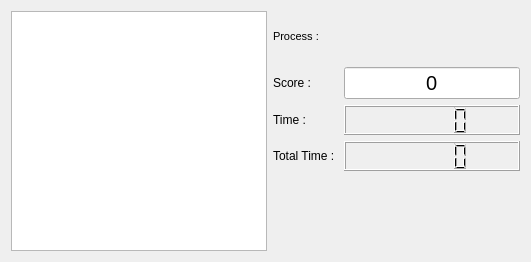
          <widget class="QWidget" name="detectModeMainPage">
           <layout class="QVBoxLayout" name="verticalLayout_16">
            <item>
             <layout class="QHBoxLayout" name="horizontalLayout_2" stretch="1,0">
              <item>
               <widget class="QTableView" name="processTableView">
                <property name="selectionMode">
                 <enum>QAbstractItemView::NoSelection</enum>
                </property>
                <property name="selectionBehavior">
                 <enum>QAbstractItemView::SelectColumns</enum>
                </property>
               </widget>
              </item>
              <item>
               <layout class="QVBoxLayout" name="verticalLayout_7" stretch="0,0,0">
                <item>
                 <layout class="QFormLayout" name="formLayout">
                  <property name="formAlignment">
                   <set>Qt::AlignLeading|Qt::AlignLeft|Qt::AlignVCenter</set>
                  </property>
                  <item row="0" column="0">
                   <widget class="QLabel" name="processLabel">
                    <property name="sizePolicy">
                     <sizepolicy hsizetype="Preferred" vsizetype="Expanding">
                      <horstretch>0</horstretch>
                      <verstretch>0</verstretch>
                     </sizepolicy>
                    </property>
                    <property name="font">
                     <font>
                      <pointsize>8</pointsize>
                     </font>
                    </property>
                    <property name="text">
                     <string>Process : </string>
                    </property>
                   </widget>
                  </item>
                  <item row="0" column="1">
                   <widget class="QLabel" name="processDisplay">
                    <property name="minimumSize">
                     <size>
                      <width>0</width>
                      <height>50</height>
                     </size>
                    </property>
                    <property name="font">
                     <font>
                      <pointsize>12</pointsize>
                     </font>
                    </property>
                    <property name="text">
                     <string/>
                    </property>
                    <property name="wordWrap">
                     <bool>true</bool>
                    </property>
                   </widget>
                  </item>
                  <item row="1" column="0">
                   <widget class="QLabel" name="scoreLabel">
                    <property name="sizePolicy">
                     <sizepolicy hsizetype="Preferred" vsizetype="Expanding">
                      <horstretch>0</horstretch>
                      <verstretch>0</verstretch>
                     </sizepolicy>
                    </property>
                    <property name="text">
                     <string>Score : </string>
                    </property>
                   </widget>
                  </item>
                  <item row="1" column="1">
                   <widget class="QLineEdit" name="scoreDisplay">
                    <property name="font">
                     <font>
                      <pointsize>15</pointsize>
                     </font>
                    </property>
                    <property name="text">
                     <string>0</string>
                    </property>
                    <property name="alignment">
                     <set>Qt::AlignCenter</set>
                    </property>
                   </widget>
                  </item>
                  <item row="2" column="0">
                   <widget class="QLabel" name="timeLabel">
                    <property name="sizePolicy">
                     <sizepolicy hsizetype="Preferred" vsizetype="Expanding">
                      <horstretch>0</horstretch>
                      <verstretch>0</verstretch>
                     </sizepolicy>
                    </property>
                    <property name="text">
                     <string>Time : </string>
                    </property>
                   </widget>
                  </item>
                  <item row="2" column="1">
                   <widget class="QLCDNumber" name="timeLCD">
                    <property name="minimumSize">
                     <size>
                      <width>0</width>
                      <height>30</height>
                     </size>
                    </property>
                    <property name="font">
                     <font>
                      <pointsize>8</pointsize>
                     </font>
                    </property>
                    <property name="value" stdset="0">
                     <double>0.000000000000000</double>
                    </property>
                   </widget>
                  </item>
                  <item row="3" column="0">
                   <widget class="QLabel" name="totalTimeLabel">
                    <property name="sizePolicy">
                     <sizepolicy hsizetype="Preferred" vsizetype="Expanding">
                      <horstretch>0</horstretch>
                      <verstretch>0</verstretch>
                     </sizepolicy>
                    </property>
                    <property name="text">
                     <string>Total Time : </string>
                    </property>
                   </widget>
                  </item>
                  <item row="3" column="1">
                   <widget class="QLCDNumber" name="totalTimeLCD">
                    <property name="minimumSize">
                     <size>
                      <width>0</width>
                      <height>30</height>
                     </size>
                    </property>
                   </widget>
                  </item>
                 </layout>
                </item>
                <item>
                 <spacer name="verticalSpacer_3">
                  <property name="orientation">
                   <enum>Qt::Vertical</enum>
                  </property>
                  <property name="sizeType">
                   <enum>QSizePolicy::Expanding</enum>
                  </property>
                  <property name="sizeHint" stdset="0">
                   <size>
                    <width>20</width>
                    <height>40</height>
                   </size>
                  </property>
                 </spacer>
                </item>
                <item>
                 <spacer name="verticalSpacer_4">
                  <property name="orientation">
                   <enum>Qt::Vertical</enum>
                  </property>
                  <property name="sizeHint" stdset="0">
                   <size>
                    <width>20</width>
                    <height>40</height>
                   </size>
                  </property>
                 </spacer>
                </item>
               </layout>
              </item>
             </layout>
            </item>
           </layout>
          </widget>
